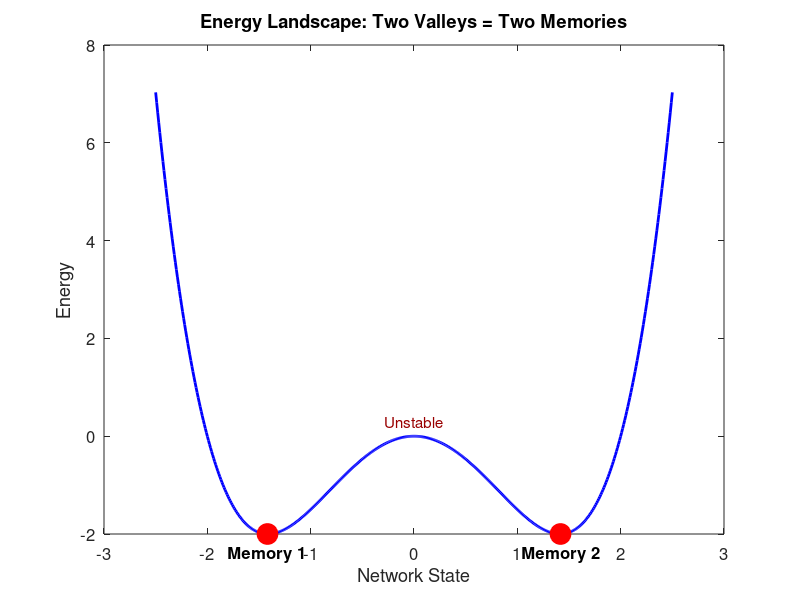
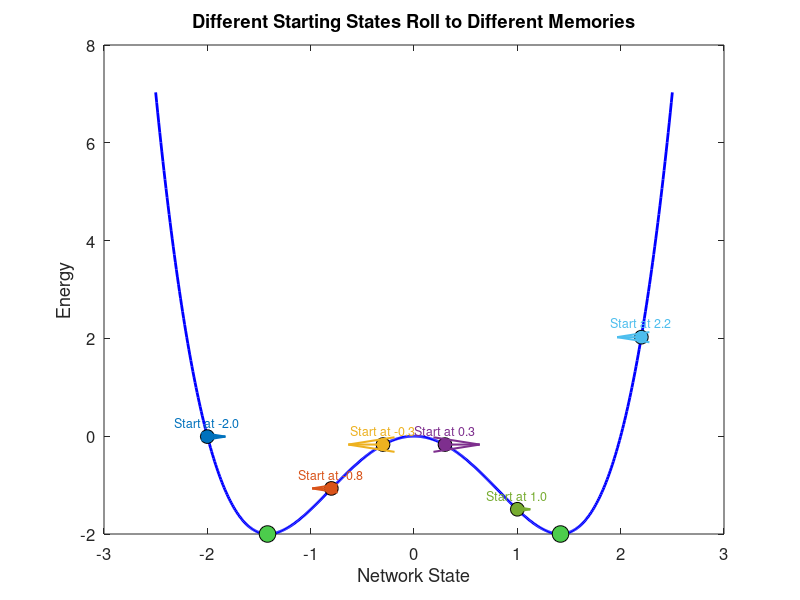
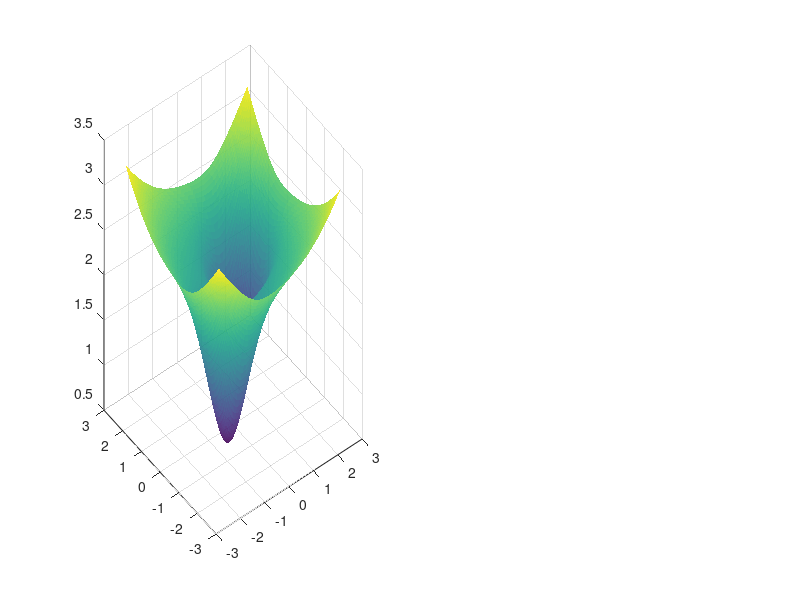

These charts were generated, in order, by the following MATLAB code: (Note: this script raises an error after producing the figures.)
% MODULE 08: ATTRACTOR NETWORKS -- Energy Landscape Visualization
% Visualize energy landscapes as the ball-in-bowl metaphor for attractors.
%
% Part of the Matlab for Computational Neuroscience course
% Module 08: Attractor Networks
%
% What you'll see when you run this:
%   Figure 1: 1D double-well potential with two valleys (memories)
%   Figure 2: Multiple starting positions rolling to different valleys
%   Figure 3: 2D energy landscape with two basins (surface + contour)

clear; clc; close all;
rng(42);

%% 1. Double-Well Energy Landscape (1D)
% Energy function: E(x) = 0.5*x^4 - 2*x^2
% This creates two valleys (stable states) separated by a hill.

x = linspace(-2.5, 2.5, 500);
E = 0.5 * x.^4 - 2 * x.^2;

% Find the two minima and the maximum between them
[~, idx_min1] = min(abs(x - (-sqrt(2))));  % Left valley at x = -sqrt(2)
[~, idx_min2] = min(abs(x - sqrt(2)));     % Right valley at x = +sqrt(2)
[~, idx_max]  = min(abs(x));               % Hill at x = 0

figure;
plot(x, E, 'b-', 'LineWidth', 2);
hold on;

% Mark the valleys
plot(x(idx_min1), E(idx_min1), 'ro', 'MarkerSize', 15, 'MarkerFaceColor', 'r');
plot(x(idx_min2), E(idx_min2), 'ro', 'MarkerSize', 15, 'MarkerFaceColor', 'r');

% Label valleys and hill
text(x(idx_min1), E(idx_min1) - 0.4, 'Memory 1', ...
    'HorizontalAlignment', 'center', 'FontSize', 12, 'FontWeight', 'bold');
text(x(idx_min2), E(idx_min2) - 0.4, 'Memory 2', ...
    'HorizontalAlignment', 'center', 'FontSize', 12, 'FontWeight', 'bold');
text(0, E(idx_max) + 0.3, 'Unstable', ...
    'HorizontalAlignment', 'center', 'FontSize', 11, 'Color', [0.6 0 0]);

hold off;
xlabel('Network State');
ylabel('Energy');
title('Energy Landscape: Two Valleys = Two Memories');
set(gca, 'FontSize', 12);

fprintf('Valleys = stable states (memories). The ball always rolls downhill.\n');
fprintf('Left valley at x = %.2f, Energy = %.2f\n', x(idx_min1), E(idx_min1));
fprintf('Right valley at x = %.2f, Energy = %.2f\n', x(idx_min2), E(idx_min2));
fprintf('Hill (unstable) at x = 0, Energy = %.2f\n\n', E(idx_max));

%% 2. Multiple Starting Positions -- Where Does the Ball Roll?
% Different initial states roll to different valleys.

start_positions = [-2.0, -0.8, -0.3, 0.3, 1.0, 2.2];
colors = lines(length(start_positions));

figure;
plot(x, E, 'b-', 'LineWidth', 2);
hold on;

% Mark valleys
plot(x(idx_min1), E(idx_min1), 'ko', 'MarkerSize', 12, 'MarkerFaceColor', [0.3 0.8 0.3]);
plot(x(idx_min2), E(idx_min2), 'ko', 'MarkerSize', 12, 'MarkerFaceColor', [0.3 0.8 0.3]);

% Show each starting position with an arrow toward its destination valley
for i = 1:length(start_positions)
    sx = start_positions(i);
    [~, si] = min(abs(x - sx));
    se = E(si);

    % Plot starting ball
    plot(sx, se, 'o', 'MarkerSize', 10, 'MarkerFaceColor', colors(i,:), ...
        'MarkerEdgeColor', 'k');

    % Determine which valley it rolls to
    if sx < 0
        dest_x = x(idx_min1);
    else
        dest_x = x(idx_min2);
    end

    % Draw arrow showing direction of roll
    arrow_dx = (dest_x - sx) * 0.3;
    quiver(sx, se, arrow_dx, 0, 0, 'Color', colors(i,:), ...
        'LineWidth', 1.5, 'MaxHeadSize', 0.8);

    label = sprintf('Start at %.1f', sx);
    text(sx, se + 0.3, label, 'HorizontalAlignment', 'center', ...
        'FontSize', 9, 'Color', colors(i,:));
end

hold off;
xlabel('Network State');
ylabel('Energy');
title('Different Starting States Roll to Different Memories');
set(gca, 'FontSize', 12);

fprintf('Each starting position rolls to the nearest valley:\n');
for i = 1:length(start_positions)
    if start_positions(i) < 0
        dest = 'Memory 1 (left)';
    else
        dest = 'Memory 2 (right)';
    end
    fprintf('  Start at %.1f --> %s\n', start_positions(i), dest);
end
fprintf('\n');

%% 3. 2D Energy Landscape
% Two basins of attraction in 2D, visualized as a surface.

[X, Y] = meshgrid(linspace(-2.5, 2.5, 100));

% Two Gaussian basins creating a landscape with two valleys
E2D = 2 - 1.5 * exp(-((X-1).^2 + (Y-1).^2) / 0.8) ...
        - 1.5 * exp(-((X+1).^2 + (Y+1).^2) / 0.8) ...
        + 0.1 * (X.^2 + Y.^2);

figure;

% Surface plot
subplot(1, 2, 1);
surf(X, Y, E2D, 'EdgeColor', 'none', 'FaceAlpha', 0.9);
colormap(parula);
xlabel('State Dimension 1');
ylabel('State Dimension 2');
zlabel('Energy');
title('2D Energy Landscape');
view(-35, 45);
set(gca, 'FontSize', 11);

% Contour plot (top-down view)
subplot(1, 2, 2);
contourf(X, Y, E2D, 20);
colorbar;
hold on;
% Mark the two basins
plot(1, 1, 'r*', 'MarkerSize', 15, 'LineWidth', 2);
plot(-1, -1, 'r*', 'MarkerSize', 15, 'LineWidth', 2);
text(1.3, 1, 'Basin 1', 'FontSize', 11, 'FontWeight', 'bold', 'Color', 'r');
text(-0.7, -1, 'Basin 2', 'FontSize', 11, 'FontWeight', 'bold', 'Color', 'r');
hold off;
xlabel('State Dimension 1');
ylabel('State Dimension 2');
title('Top-Down View (Contour)');
set(gca, 'FontSize', 11);

fprintf('2D landscape: two basins of attraction visible as dark regions in contour plot.\n');
fprintf('Each basin pulls nearby states toward its center.\n');
